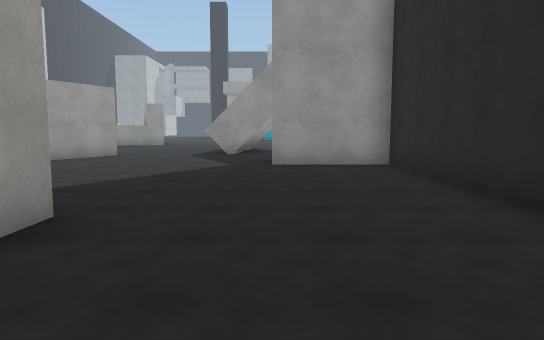
view 1 (above)

24 first-person views from a walk through a scene from a Unity 3-D project. The camera is 1.5 m above the floor, tilts 6° down and sees 70° across. The floor is counted in squares, 2 m on a side. Each view is taken from the middle of a square. On the plan, view 1 faces up. The plan holds only what a view shows up to about 12 squares ahead; the rest is blank. The place goes on beyond the plan. The player is left out. Surface patterns are stand-ins for the level's own textures.

view 2
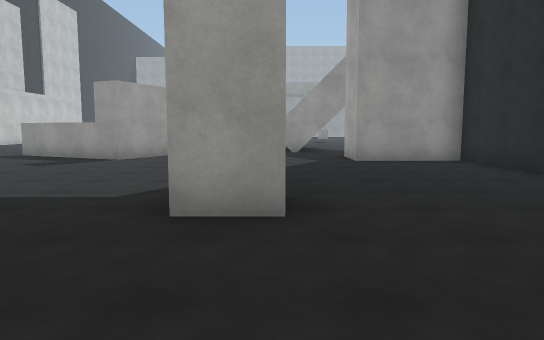

view 3
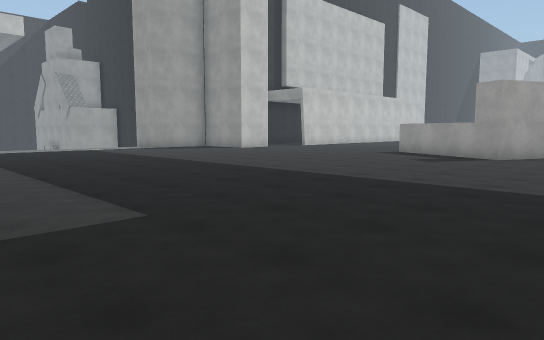

view 4
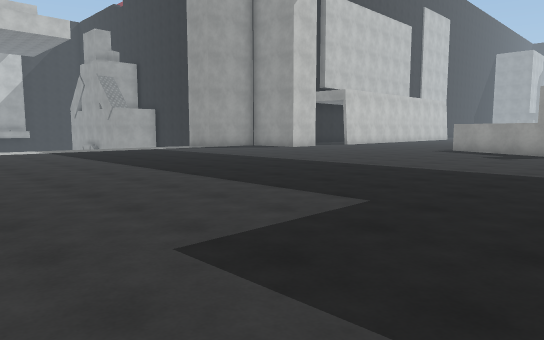

view 5
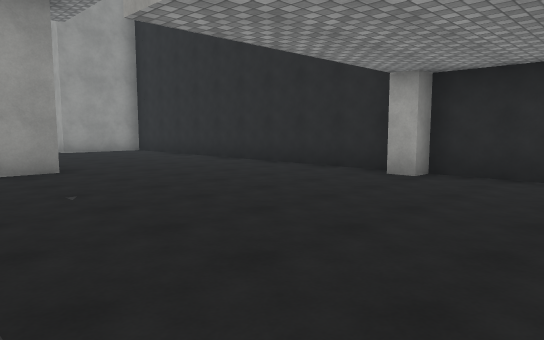

view 6
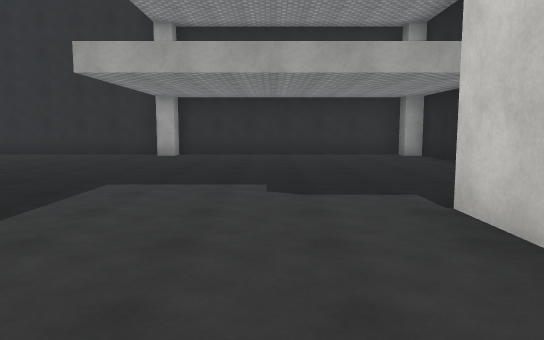

view 7
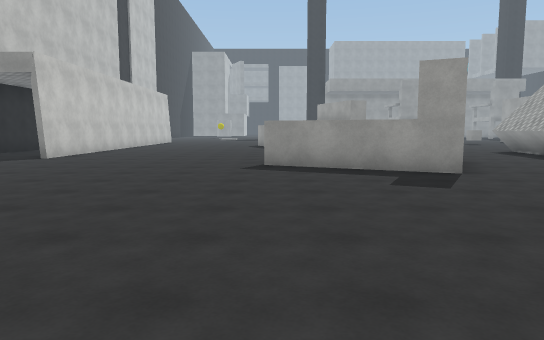

view 8
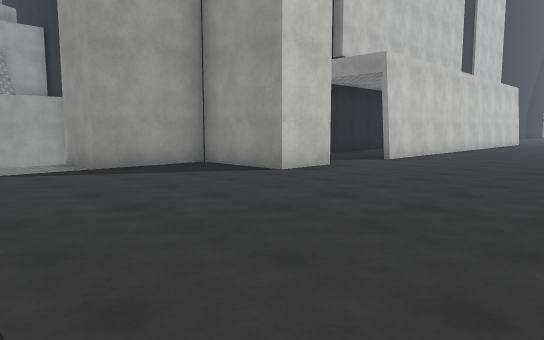

view 9
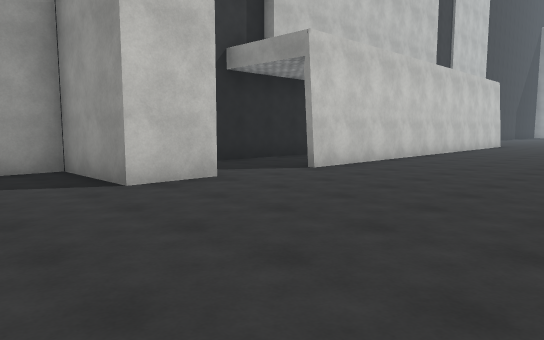

view 10
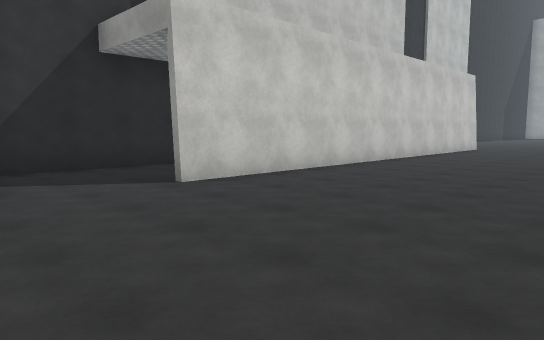

view 11
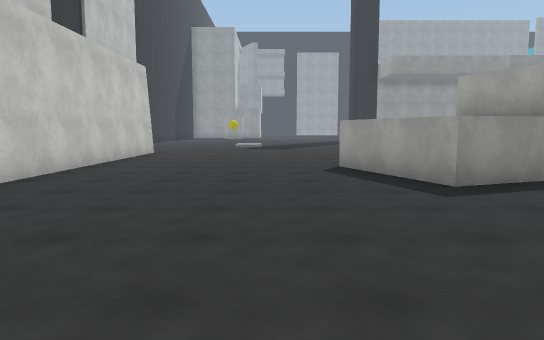

view 12
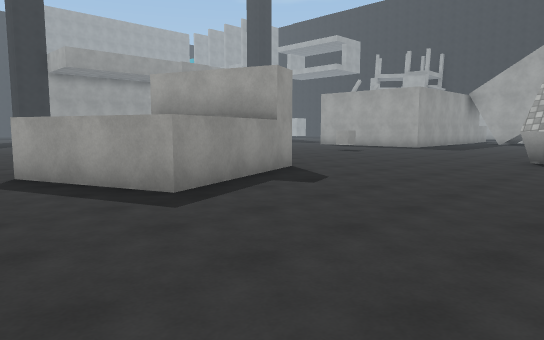

view 13
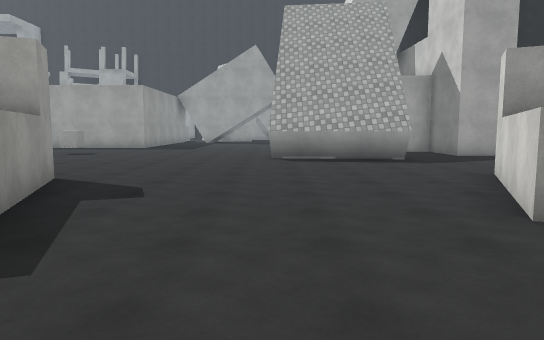

view 14
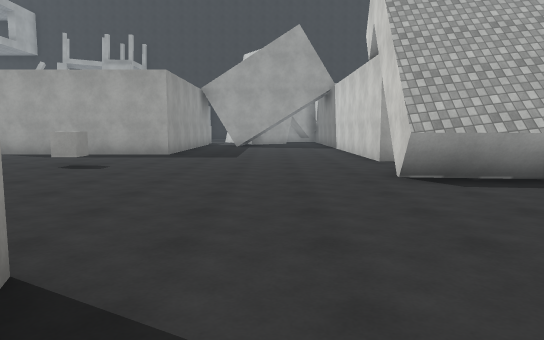

view 15
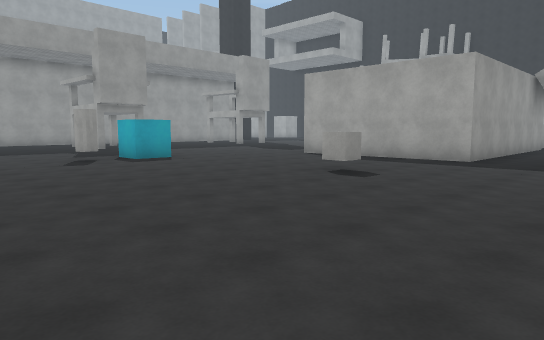

view 16
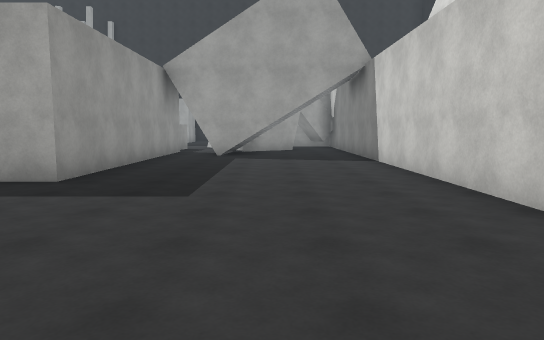

view 17
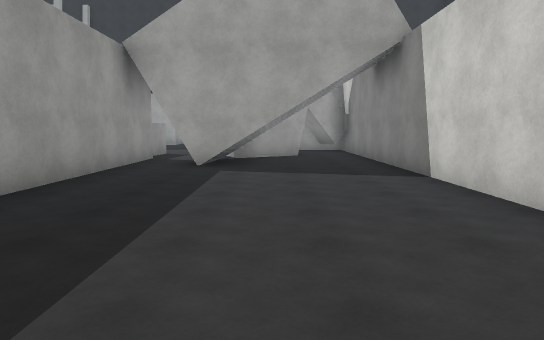

view 18
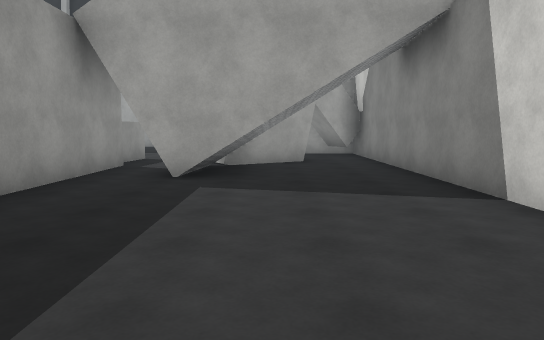

view 19
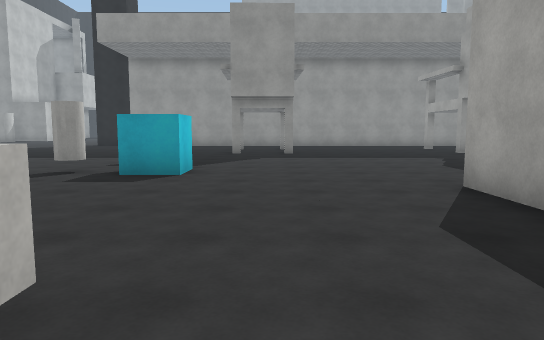

view 20
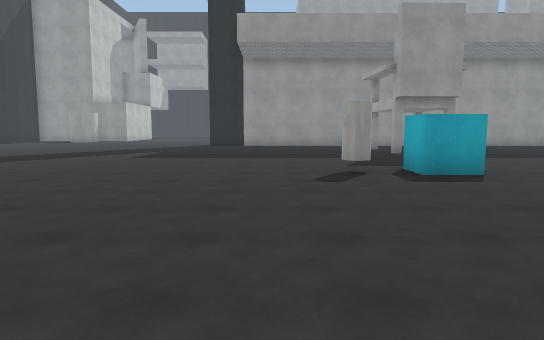

view 21
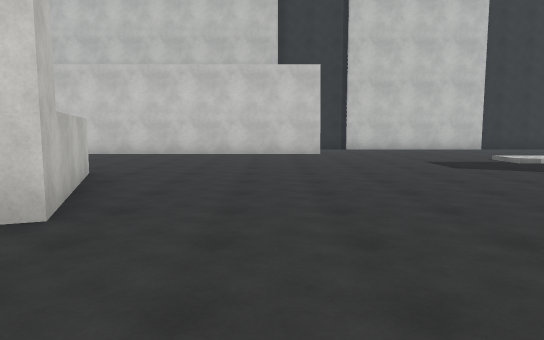

view 22
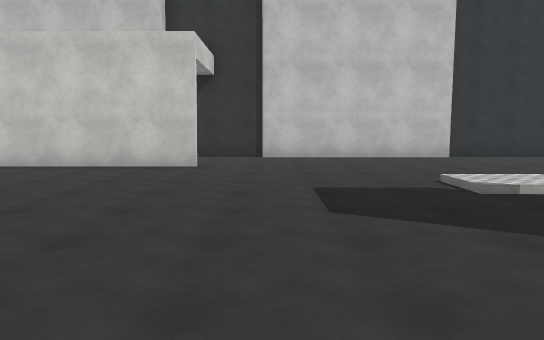

view 23
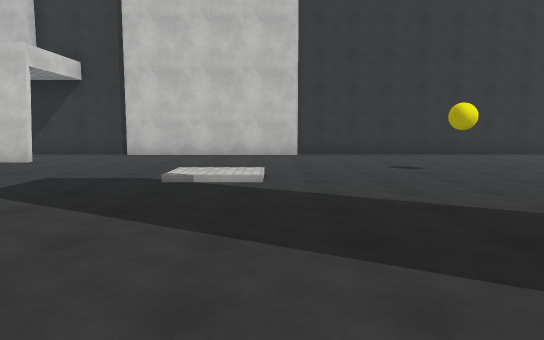

view 24
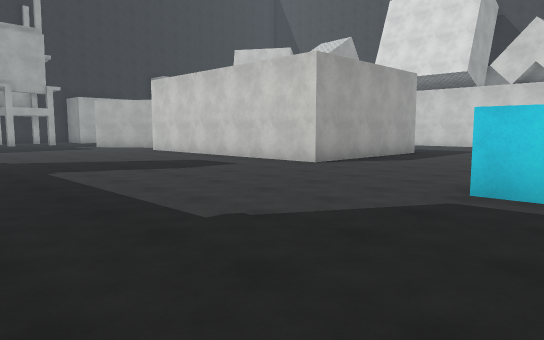

### Floor plan
Points are (right, up) in squares from view 1. A wall is a line through its corners. A room is listed if a view was taken in it or the views show most of it. See-through windows are left out.
Room 1 (views 1, 2, 3, 4, 5, 6, 7, 8, 9, 10, 11, 12, 13, 14, 15, 16, 17, 18, 19, 20, 21, 22, 23, 24)
walls: (-7.9, 12.9) (-4.5, 11.2) (-5.8, 8.5) (-9.2, 10.2); (-1.6, 15.1) (0, 14.9); (-5.1, 18.3) (-8.6, 17) (-9.6, 19.9) (-6.1, 21.2) (-6, 20.8); (-0.3, 11.6) (-2, 11.8); (2, 14.5) (14.5, 14.5); (-15, 9.9) (-15, 8.3) (-17.5, 8.3) (-17.5, 5.8) (-19, 5.8); (-1.9, 3.4) (-1.9, 2.6); (-1.9, 2.3) (-3, 2.3); (-17.5, 15) (-17.5, 10.2); (-14.8, 24.5) (-14.8, 11.9); (9.9, 17) (10.1, 19.1); (2.5, -1.6) (2.5, 8.3) (0, 8.3) (0, 9.7) (1.1, 9.7); (12.1, 20.1) (4.5, 20.1) (4.5, 25.1) (9.2, 25.1); (13.3, 16) (12, 18); (-6.6, -6.7) (-5.2, -6.7); (-17.5, 33.5) (-17.5, 22.9); (0.9, -9.3) (2, -9.3) (2, -8.8) (2.5, -8.8) (2.5, -2.3) (2, -2.3) (2, -1.8)
objects: other object (-1, 27); cyan cube (0, 27); cube (1, 21)

Positions as (right, up) in squares from view 1, and headings:
1: (0, 0), facing up
2: (-2, -1), facing up
3: (-3, -2), facing up-left
4: (-4, -4), facing up-left
5: (-4, -5), facing up-right
6: (-9, -5), facing right
7: (-9, 2), facing up
8: (-10, 3), facing up-left
9: (-10, 6), facing up-left
10: (-10, 9), facing up-left
11: (-11, 12), facing up
12: (-11, 13), facing up-right
13: (-11, 15), facing right
14: (-7, 17), facing right
15: (-5, 17), facing up-right
16: (-1, 17), facing right
17: (2, 17), facing right
18: (4, 17), facing right
19: (2, 20), facing up
20: (-3, 20), facing up
21: (-3, 23), facing left
22: (-7, 26), facing left
23: (-6, 30), facing left
24: (-1, 32), facing down-right
